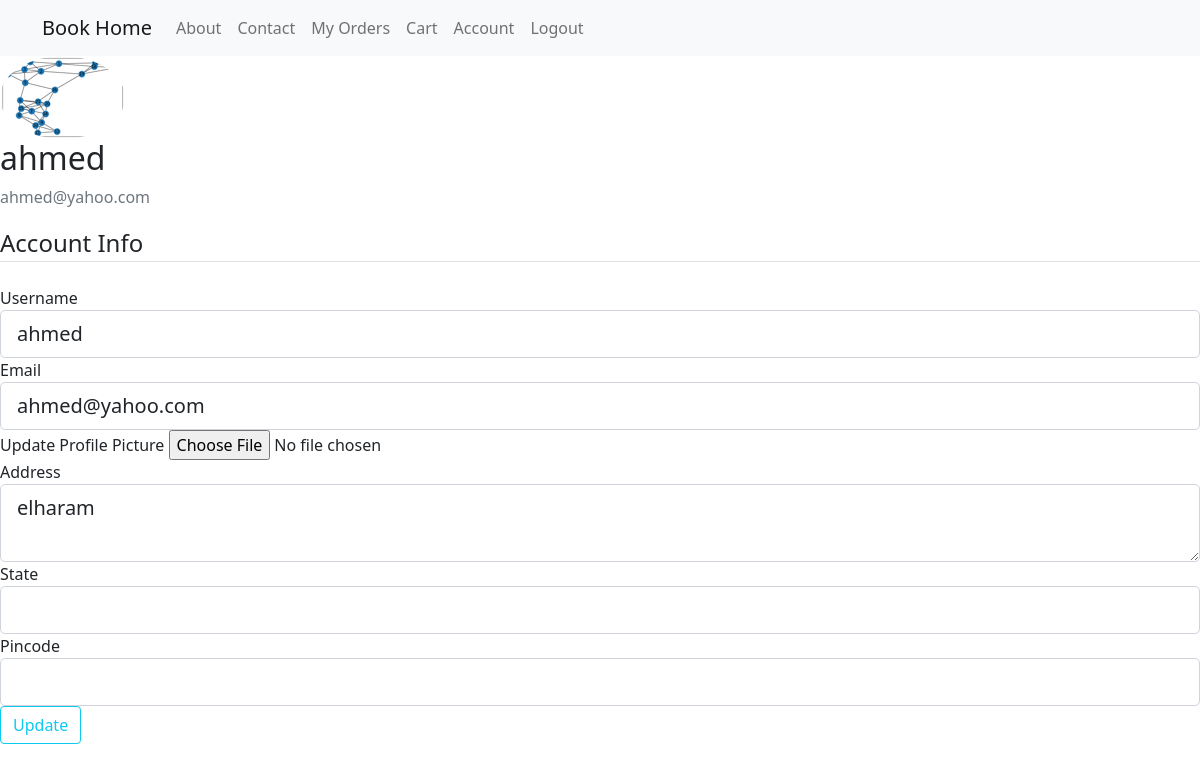
Screenshot of /account (signed in) with the database file from the repository.
### Models.py (models this page shows, shortened)
class User(db.Model, UserMixin):
    id = db.Column(db.Integer, primary_key=True)
    username = db.Column(db.String(20), unique=True, nullable=False)
    email = db.Column(db.String(120), unique=True, nullable=False)
    image_file = db.Column(db.String(20), nullable=True, default='default.jpg')
    password = db.Column(db.String(60), nullable=False)
    address=db.Column(db.Text, nullable=True)
    state=db.Column(db.String(60), nullable=True)
    pincode=db.Column(db.Integer, nullable=True)
    cart=db.relationship('Cart', backref='reader', lazy=True)
    order=db.relationship('Order', backref='buyer', lazy=True)
    orderbook=db.relationship('OrderBook', backref='orderby', lazy=True)

### routes.py (the view)
@app.route("/account",methods=['GET', 'POST'])
@login_required
def account():
    form = UpdateAccountForm()
    if form.validate_on_submit():
        if form.picture.data:
            picture_file = save_picture(form.picture.data)
            current_user.image_file = picture_file
        current_user.username = form.username.data
        current_user.email = form.email.data
        current_user.address = form.address.data
        current_user.state = form.state.data
        current_user.pincode = form.pincode.data
        db.session.commit()
        flash('Your account has been updated!', 'success')
        return redirect(url_for('account'))
    elif request.method == 'GET':
        form.username.data = current_user.username
        form.email.data = current_user.email
        form.address.data=current_user.address
        form.state.data=current_user.state
        form.pincode.data=current_user.pincode
        if current_user.image_file[0] == 'C':
            image_file = url_for('static', filename='user_profile/' + 'defalt.png')
        else:
            image_file = url_for('static', filename='user_profile/' + current_user.image_file)
    return render_template('profile.html', title='Account',image_file=image_file, form=form)

### forms.py (shortened to what this page needs)
class UpdateAccountForm(FlaskForm):
    username = StringField('Username',
                           validators=[DataRequired(), Length(min=2, max=20)])
    email = StringField('Email',
                        validators=[DataRequired(), Email()])
    picture = FileField('Update Profile Picture', validators=[FileAllowed(['jpg', 'png'])])
    address= TextAreaField ('Address')
    state= StringField('State')
    pincode= StringField('Pincode')
    submit = SubmitField('Update')

### Models.py (called while the page is built)
@login_manager.user_loader
def load_user(user_id):
    return User.query.get(int(user_id))

### templates/profile.html (shortened to what this page needs)
{% extends "home.html" %}
{% block content %}
    <div class="content-section">
      <div class="media">
        <img class="rounded-circle account-img" src="{{ image_file }}">
        <div class="media-body">
          <h2 class="account-heading">{{ current_user.username }}</h2>
          <p class="text-secondary">{{ current_user.email }}</p>
        </div>
      </div>
        <form method="POST" action="" enctype="multipart/form-data">
            <fieldset class="form-group">
                <legend class="border-bottom mb-4">Account Info</legend>
                <div class="form-group">
                    {{ form.username.label(class="form-control-label") }}
                    {% if form.username.errors %}
                        {{ form.username(class="form-control form-control-lg is-invalid") }}
                        <div class="invalid-feedback">
                            {% for error in form.username.errors %}
                                <span>{{ error }}</span>
                            {% endfor %}
                        </div>
                    {% else %}
                        {{ form.username(class="form-control form-control-lg") }}
                    {% endif %}
                </div>
                <div class="form-group">
                    {{ form.email.label(class="form-control-label") }}
                    {% if form.email.errors %}
                        {{ form.email(class="form-control form-control-lg is-invalid") }}
                        <div class="invalid-feedback">
                            {% for error in form.email.errors %}
                                <span>{{ error }}</span>
                            {% endfor %}
                        </div>
                    {% else %}
                        {{ form.email(class="form-control form-control-lg") }}
                    {% endif %}
                </div>
                <div class="form-group">
                    {{ form.picture.label() }}
                    {{ form.picture(class="form-control-file") }}
                </div>
				<div class="form-group">
                    {{ form.address.label(class="form-control-label") }}
                    {% if form.address.errors %}
                        {{ form.address(class="form-control form-control-lg is-invalid") }}
                        <div class="invalid-feedback">
                            {% for error in form.address.errors %}
                                <span>{{ error }}</span>
                            {% endfor %}
                        </div>
                    {% else %}
                        {{ form.address(class="form-control form-control-lg") }}
                    {% endif %}
                </div>
				<div class="form-group">
                    {{ form.state.label(class="form-control-label") }}
                    {% if form.state.errors %}
                        {{ form.state(class="form-control form-control-lg is-invalid") }}
                        <div class="invalid-feedback">
                            {% for error in form.state.errors %}
                                <span>{{ error }}</span>
                            {% endfor %}
                        </div>
                    {% else %}
                        {{ form.state(class="form-control form-control-lg") }}
                    {% endif %}
                </div>
				<div class="form-group">
                    {{ form.pincode.label(class="form-control-label") }}
                    {% if form.pincode.errors %}
                        {{ form.pincode(class="form-control form-control-lg is-invalid") }}
                        <div class="invalid-feedback">
                            {% for error in form.pincode.errors %}
                                <span>{{ error }}</span>
                            {% endfor %}
                        </div>
                    {% else %}
                        {{ form.pincode(class="form-control form-control-lg") }}
                    {% endif %}
                </div>
            </fieldset>
            <div class="form-group">
                {{ form.submit(class="btn btn-outline-info") }}
            </div>
        </form>
    </div>
{% endblock content %}

### rows the page displays
User: username "ahmed", email "ahmed@yahoo.com", address "elharam"
